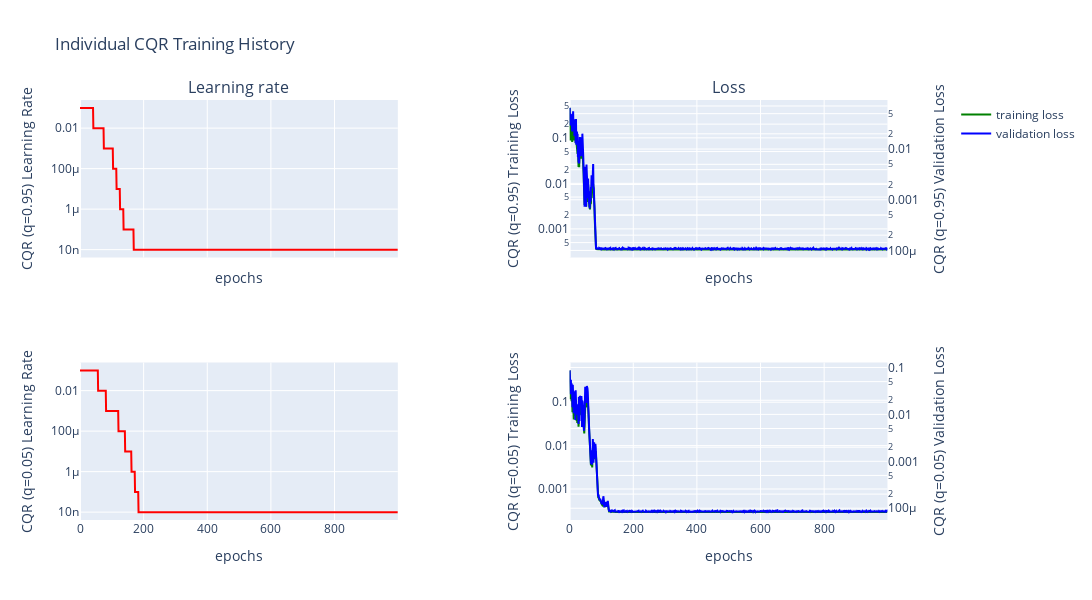

Write notebook code for a chart like this one.
### Markdown cell above
# quantile regression
Here qunatile regression is done to bound the errors with confidence values

### Code cell
dm.train_individual_qr(alpha=0.1, hidden_layers=[10],  epochs= 1000, batch_size=320)
dm.cqr.plot_qr_training_history()

### Figure 1 — Plotly figure (JSON) as saved in the notebook; plotly's stock layout.template omitted (floating-point values rounded to 4 significant figures; data arrays with more than 128 entries replaced by an {"elided": "..."} marker saying what was removed)
{"data": [{"line": {"color": "red"}, "mode": "lines", "name": "learning rate", "showlegend": false, "type": "scatter", "x": {"elided": "1000 int values"}, "xaxis": "x", "y": {"elided": "1000 float values"}, "yaxis": "y"}, {"line": {"color": "green"}, "mode": "lines", "name": "training loss", "showlegend": true, "type": "scatter", "x": {"elided": "1000 int values"}, "xaxis": "x2", "y": {"elided": "1000 float values"}, "yaxis": "y2"}, {"line": {"color": "blue"}, "mode": "lines", "name": "validation loss", "showlegend": true, "type": "scatter", "x": {"elided": "1000 int values"}, "xaxis": "x2", "y": {"elided": "1000 float values"}, "yaxis": "y3"}, {"line": {"color": "red"}, "mode": "lines", "name": "learning rate", "showlegend": false, "type": "scatter", "x": {"elided": "1000 int values"}, "xaxis": "x3", "y": {"elided": "1000 float values"}, "yaxis": "y4"}, {"line": {"color": "green"}, "mode": "lines", "name": "training loss", "showlegend": false, "type": "scatter", "x": {"elided": "1000 int values"}, "xaxis": "x4", "y": {"elided": "1000 float values"}, "yaxis": "y5"}, {"line": {"color": "blue"}, "mode": "lines", "name": "validation loss", "showlegend": false, "type": "scatter", "x": {"elided": "1000 int values"}, "xaxis": "x4", "y": {"elided": "1000 float values"}, "yaxis": "y6"}], "layout": {"annotations": [{"font": {"size": 16}, "showarrow": false, "text": "Learning rate", "x": 0.185, "xanchor": "center", "xref": "paper", "y": 1, "yanchor": "bottom", "yref": "paper"}, {"font": {"size": 16}, "showarrow": false, "text": "Loss", "x": 0.755, "xanchor": "center", "xref": "paper", "y": 1, "yanchor": "bottom", "yref": "paper"}], "height": 600, "title": {"text": "Individual CQR Training History"}, "width": 1800, "xaxis": {"anchor": "y", "domain": [0, 0.37], "matches": "x3", "showticklabels": false, "title": {"text": "epochs"}}, "xaxis2": {"anchor": "y2", "domain": [0.57, 0.94], "matches": "x4", "showticklabels": false, "title": {"text": "epochs"}}, "xaxis3": {"anchor": "y4", "domain": [0, 0.37], "title": {"text": "epochs"}}, "xaxis4": {"anchor": "y5", "domain": [0.57, 0.94], "title": {"text": "epochs"}}, "yaxis": {"anchor": "x", "domain": [0.625, 1], "title": {"text": "CQR (q=0.95)\nLearning Rate"}, "type": "log"}, "yaxis2": {"anchor": "x2", "domain": [0.625, 1], "title": {"text": "CQR (q=0.95)\nTraining Loss"}, "type": "log"}, "yaxis3": {"anchor": "x2", "overlaying": "y2", "side": "right", "title": {"text": "CQR (q=0.95)\nValidation Loss"}, "type": "log"}, "yaxis4": {"anchor": "x3", "domain": [0, 0.375], "title": {"text": "CQR (q=0.05)\nLearning Rate"}, "type": "log"}, "yaxis5": {"anchor": "x4", "domain": [0, 0.375], "title": {"text": "CQR (q=0.05)\nTraining Loss"}, "type": "log"}, "yaxis6": {"anchor": "x4", "overlaying": "y5", "side": "right", "title": {"text": "CQR (q=0.05)\nValidation Loss"}, "type": "log"}}}
